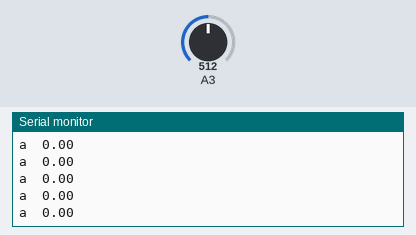
Recording of a sketch running on a simulated Arduino Uno, built with avr-gcc and run on an emulated ATmega328P. On the bench: the last lines printed to the serial monitor. The test bench sets the inputs (shaded band); at power-on: A3 = 512.

Above: at 1.2 s.
1.3 s: A3 set to 716
At 1.31 s:
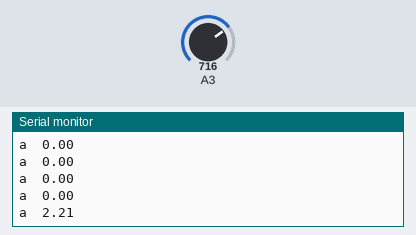
2.8 s: A3 set to 900
At 2.82 s:
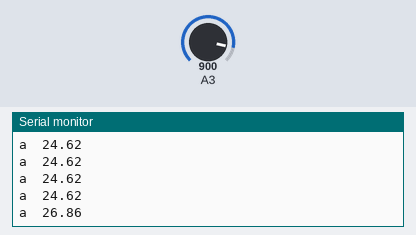
Timing chart, 0 to 5.8 s (numbered marks = the images above; inputs shaded):
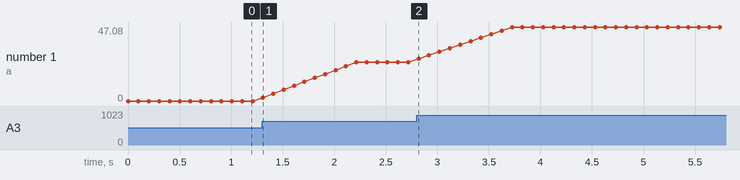

Measured:
- after the input at 1.3 s, the serial monitor: prints a new line at once (image 1)
- after the input at 2.8 s, the serial monitor: prints a new line at once (image 2)
- plotted number 1: 0 → 24.62 after the input at 1.3 s, 24.62 → 47.08 after the input at 2.8 s

The sketch:

current-sensor.ino
```cpp
/*
  50A Current Sensor(DC)(SKU:SEN0098) Sample Code
  This code shows you how to get raw datas from the sensor through Arduino and
  convert the raw datas to the value of the current according to the datasheet;

  Smoothing algorithm (http://www.arduino.cc/en/Tutorial/Smoothing) is used to
  make the outputting current value more reliable;

  Created 27 December 2011 @Barry Machine @www.dfrobot.com
*/

const int numReadings = 10;
float readings[numReadings];      // the readings from the analog input
int index = 0;                  // the index of the current reading
float total = 0;                  // the running total
float average = 0;                // the average

float currentValue = 0;
float energy = 0;


void setup()
{
  Serial.begin(115200);
  for (int thisReading = 0; thisReading < numReadings; thisReading++)
    readings[thisReading] = 0;
}


void loop()
{
  total = total - readings[index];
  readings[index] = analogRead(A3); //Raw data reading
  //Data processing:510-raw data from analogRead when the input is 0;
  // 5-5v; the first 0.04-0.04V/A(sensitivity); the second 0.04-offset val;
  readings[index] = (readings[index] - 514 ) * 5 / 1024 / 0.04 - 0.04;

  total = total + readings[index];
  index = index + 1;
  if (index >= numReadings)
    index = 0;
  average = total / numReadings; //Smoothing algorithm (http://www.arduino.cc/en/Tutorial/Smoothing)
  currentValue = average;
  if (currentValue < 0.2)
    currentValue = 0.0;
  Serial.print("a\t");
  Serial.println(currentValue);

  delay(100);

}
```
